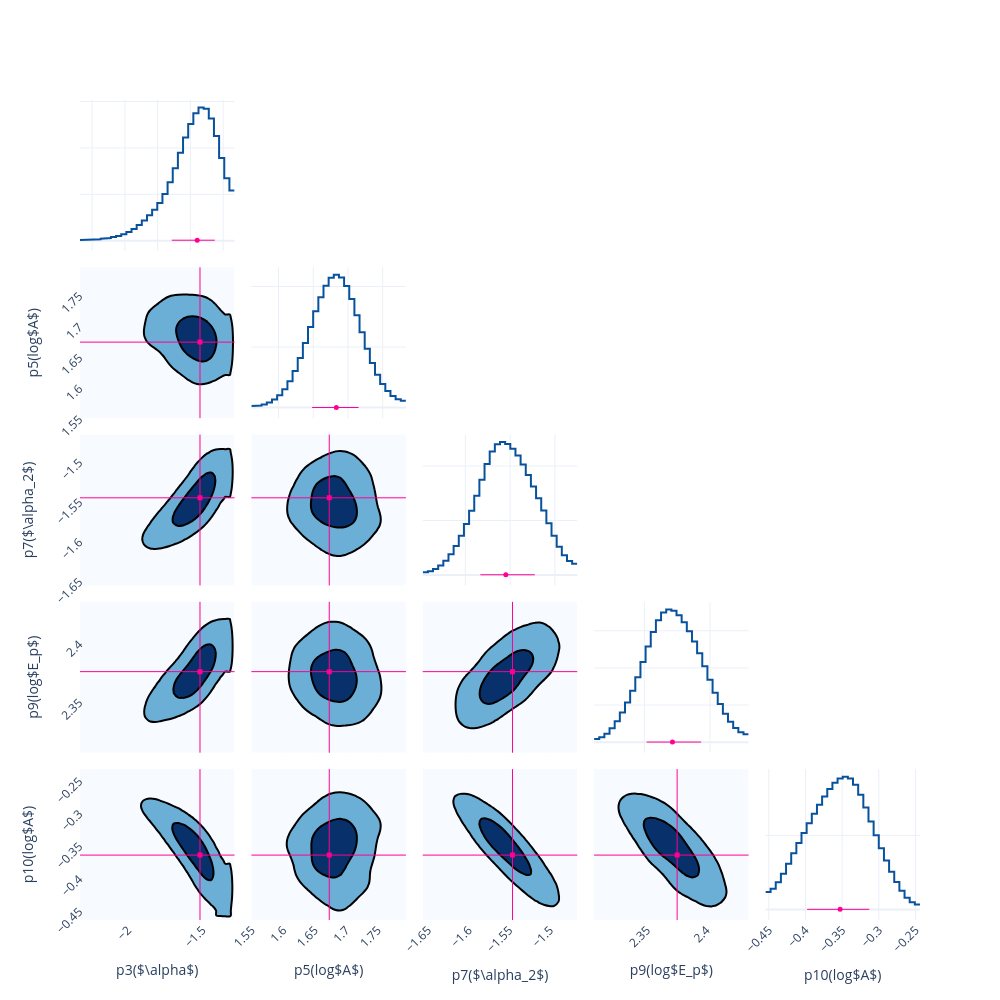

The notebook cell saved with this chart:
### Code cell
fig = Plot.post_corner(post, ploter='plotly')
fig.save(f'{savepath}/corner')

### Figure 1 — Plotly figure (JSON) as saved in the notebook; plotly's stock layout.template omitted (floating-point values rounded to 4 significant figures; data arrays with more than 128 entries replaced by an {"elided": "..."} marker saying what was removed)
{"data": [{"line": {"color": "#08519c", "width": 2}, "mode": "lines", "name": "p3($\\alpha$)", "showlegend": false, "type": "scatter", "x": [-2.274, -2.243, -2.243, -2.211, -2.211, -2.18, -2.18, -2.148, -2.148, -2.117, -2.117, -2.085, -2.085, -2.054, -2.054, -2.022, -2.022, -1.991, -1.991, -1.96, -1.96, -1.928, -1.928, -1.897, -1.897, -1.865, -1.865, -1.834, -1.834, -1.802, -1.802, -1.771, -1.771, -1.739, -1.739, -1.708, -1.708, -1.676, -1.676, -1.645, -1.645, -1.613, -1.613, -1.582, -1.582, -1.551, -1.551, -1.519, -1.519, -1.488, -1.488, -1.456, -1.456, -1.425, -1.425, -1.393, -1.393, -1.362, -1.362, -1.33], "xaxis": "x", "y": [0.01651, 0.01651, 0.01846, 0.01846, 0.02292, 0.02292, 0.03068, 0.03068, 0.04226, 0.04226, 0.05773, 0.05773, 0.07746, 0.07746, 0.1032, 0.1032, 0.1382, 0.1382, 0.1867, 0.1867, 0.2527, 0.2527, 0.3372, 0.3372, 0.4369, 0.4369, 0.5469, 0.5469, 0.6683, 0.6683, 0.8144, 0.8144, 1.006, 1.006, 1.257, 1.257, 1.562, 1.562, 1.896, 1.896, 2.224, 2.224, 2.518, 2.518, 2.746, 2.746, 2.87, 2.87, 2.845, 2.845, 2.637, 2.637, 2.257, 2.257, 1.784, 1.784, 1.346, 1.346, 1.084, 1.084], "yaxis": "y"}, {"line": {"color": "#08519c", "width": 2}, "mode": "lines", "name": "p5(log$A$)", "showlegend": false, "type": "scatter", "x": [1.561, 1.568, 1.568, 1.576, 1.576, 1.583, 1.583, 1.59, 1.59, 1.598, 1.598, 1.605, 1.605, 1.613, 1.613, 1.62, 1.62, 1.628, 1.628, 1.635, 1.635, 1.642, 1.642, 1.65, 1.65, 1.657, 1.657, 1.665, 1.665, 1.672, 1.672, 1.68, 1.68, 1.687, 1.687, 1.694, 1.694, 1.702, 1.702, 1.709, 1.709, 1.717, 1.717, 1.724, 1.724, 1.732, 1.732, 1.739, 1.739, 1.746, 1.746, 1.754, 1.754, 1.761, 1.761, 1.769, 1.769, 1.776, 1.776, 1.784], "xaxis": "x7", "y": [0.1377, 0.1377, 0.1735, 0.1735, 0.2594, 0.2594, 0.4168, 0.4168, 0.6654, 0.6654, 1.023, 1.023, 1.515, 1.515, 2.173, 2.173, 3.027, 3.027, 4.09, 4.09, 5.327, 5.327, 6.652, 6.652, 7.948, 7.948, 9.113, 9.113, 10.06, 10.06, 10.71, 10.71, 10.96, 10.96, 10.74, 10.74, 10.04, 10.04, 8.963, 8.963, 7.633, 7.633, 6.217, 6.217, 4.866, 4.866, 3.689, 3.689, 2.722, 2.722, 1.954, 1.954, 1.366, 1.366, 0.9486, 0.9486, 0.6897, 0.6897, 0.5684, 0.5684], "yaxis": "y7"}, {"colorscale": [[0, "rgb(247,251,255)"], [0.125, "rgb(222,235,247)"], [0.25, "rgb(198,219,239)"], [0.375, "rgb(158,202,225)"], [0.5, "rgb(107,174,214)"], [0.625, "rgb(66,146,198)"], [0.75, "rgb(33,113,181)"], [0.875, "rgb(8,81,156)"], [1, "rgb(8,48,107)"]], "contours": {"end": 0.004614, "size": 0.003611, "start": 0.001003}, "line": {"width": 2}, "name": "p3($\\alpha$)&p5(log$A$)", "ncontours": 2, "showlegend": false, "showscale": false, "type": "contour", "x": [-2.321, -2.29, -2.258, -2.227, -2.196, -2.164, -2.133, -2.101, -2.07, -2.038, -2.007, -1.975, -1.944, -1.912, -1.881, -1.849, -1.818, -1.786, -1.755, -1.724, -1.692, -1.661, -1.629, -1.598, -1.566, -1.535, -1.503, -1.472, -1.44, -1.409, -1.377, -1.346, -1.315, -1.283], "xaxis": "x6", "y": [1.55, 1.557, 1.565, 1.572, 1.579, 1.587, 1.594, 1.602, 1.609, 1.616, 1.624, 1.631, 1.639, 1.646, 1.654, 1.661, 1.668, 1.676, 1.683, 1.691, 1.698, 1.706, 1.713, 1.72, 1.728, 1.735, 1.743, 1.75, 1.758, 1.765, 1.772, 1.78, 1.787, 1.795], "yaxis": "y6", "z": {"elided": "34x34 float values"}}, {"line": {"color": "#08519c", "width": 2}, "mode": "lines", "name": "p7($\\alpha_2$)", "showlegend": false, "type": "scatter", "x": [-1.648, -1.642, -1.642, -1.636, -1.636, -1.63, -1.63, -1.625, -1.625, -1.619, -1.619, -1.613, -1.613, -1.607, -1.607, -1.602, -1.602, -1.596, -1.596, -1.59, -1.59, -1.584, -1.584, -1.579, -1.579, -1.573, -1.573, -1.567, -1.567, -1.561, -1.561, -1.556, -1.556, -1.55, -1.55, -1.544, -1.544, -1.538, -1.538, -1.533, -1.533, -1.527, -1.527, -1.521, -1.521, -1.515, -1.515, -1.51, -1.51, -1.504, -1.504, -1.498, -1.498, -1.492, -1.492, -1.486, -1.486, -1.481, -1.481, -1.475], "xaxis": "x13", "y": [0.2316, 0.2316, 0.3333, 0.3333, 0.5404, 0.5404, 0.8585, 0.8585, 1.3, 1.3, 1.888, 1.888, 2.651, 2.651, 3.59, 3.59, 4.679, 4.679, 5.905, 5.905, 7.274, 7.274, 8.753, 8.753, 10.19, 10.19, 11.33, 11.33, 12.01, 12.01, 12.2, 12.2, 12.02, 12.02, 11.59, 11.59, 10.97, 10.97, 10.15, 10.15, 9.179, 9.179, 8.125, 8.125, 7.038, 7.038, 5.909, 5.909, 4.74, 4.74, 3.596, 3.596, 2.584, 2.584, 1.796, 1.796, 1.273, 1.273, 1.015, 1.015], "yaxis": "y13"}, {"colorscale": [[0, "rgb(247,251,255)"], [0.125, "rgb(222,235,247)"], [0.25, "rgb(198,219,239)"], [0.375, "rgb(158,202,225)"], [0.5, "rgb(107,174,214)"], [0.625, "rgb(66,146,198)"], [0.75, "rgb(33,113,181)"], [0.875, "rgb(8,81,156)"], [1, "rgb(8,48,107)"]], "contours": {"end": 0.005653, "size": 0.004181, "start": 0.001472}, "line": {"width": 2}, "name": "p3($\\alpha$)&p7($\\alpha_2$)", "ncontours": 2, "showlegend": false, "showscale": false, "type": "contour", "x": [-2.321, -2.29, -2.258, -2.227, -2.196, -2.164, -2.133, -2.101, -2.07, -2.038, -2.007, -1.975, -1.944, -1.912, -1.881, -1.849, -1.818, -1.786, -1.755, -1.724, -1.692, -1.661, -1.629, -1.598, -1.566, -1.535, -1.503, -1.472, -1.44, -1.409, -1.377, -1.346, -1.315, -1.283], "xaxis": "x11", "y": [-1.656, -1.651, -1.645, -1.639, -1.633, -1.628, -1.622, -1.616, -1.61, -1.604, -1.599, -1.593, -1.587, -1.581, -1.576, -1.57, -1.564, -1.558, -1.553, -1.547, -1.541, -1.535, -1.53, -1.524, -1.518, -1.512, -1.507, -1.501, -1.495, -1.489, -1.484, -1.478, -1.472, -1.466], "yaxis": "y11", "z": {"elided": "34x34 float values"}}, {"colorscale": [[0, "rgb(247,251,255)"], [0.125, "rgb(222,235,247)"], [0.25, "rgb(198,219,239)"], [0.375, "rgb(158,202,225)"], [0.5, "rgb(107,174,214)"], [0.625, "rgb(66,146,198)"], [0.75, "rgb(33,113,181)"], [0.875, "rgb(8,81,156)"], [1, "rgb(8,48,107)"]], "contours": {"end": 0.003552, "size": 0.002697, "start": 0.0008548}, "line": {"width": 2}, "name": "p5(log$A$)&p7($\\alpha_2$)", "ncontours": 2, "showlegend": false, "showscale": false, "type": "contour", "x": [1.55, 1.557, 1.565, 1.572, 1.579, 1.587, 1.594, 1.602, 1.609, 1.616, 1.624, 1.631, 1.639, 1.646, 1.654, 1.661, 1.668, 1.676, 1.683, 1.691, 1.698, 1.706, 1.713, 1.72, 1.728, 1.735, 1.743, 1.75, 1.758, 1.765, 1.772, 1.78, 1.787, 1.795], "xaxis": "x12", "y": [-1.656, -1.651, -1.645, -1.639, -1.633, -1.628, -1.622, -1.616, -1.61, -1.604, -1.599, -1.593, -1.587, -1.581, -1.576, -1.57, -1.564, -1.558, -1.553, -1.547, -1.541, -1.535, -1.53, -1.524, -1.518, -1.512, -1.507, -1.501, -1.495, -1.489, -1.484, -1.478, -1.472, -1.466], "yaxis": "y12", "z": {"elided": "34x34 float values"}}, {"line": {"color": "#08519c", "width": 2}, "mode": "lines", "name": "p9(log$E_p$)", "showlegend": false, "type": "scatter", "x": [2.312, 2.316, 2.316, 2.32, 2.32, 2.323, 2.323, 2.327, 2.327, 2.331, 2.331, 2.335, 2.335, 2.339, 2.339, 2.343, 2.343, 2.347, 2.347, 2.351, 2.351, 2.355, 2.355, 2.359, 2.359, 2.363, 2.363, 2.367, 2.367, 2.371, 2.371, 2.375, 2.375, 2.378, 2.378, 2.382, 2.382, 2.386, 2.386, 2.39, 2.39, 2.394, 2.394, 2.398, 2.398, 2.402, 2.402, 2.406, 2.406, 2.41, 2.41, 2.414, 2.414, 2.418, 2.418, 2.422, 2.422, 2.426, 2.426, 2.429], "xaxis": "x19", "y": [0.4373, 0.4373, 0.6554, 0.6554, 1.122, 1.122, 1.854, 1.854, 2.824, 2.824, 3.986, 3.986, 5.337, 5.337, 6.919, 6.919, 8.756, 8.756, 10.79, 10.79, 12.88, 12.88, 14.84, 14.84, 16.43, 16.43, 17.47, 17.47, 17.88, 17.88, 17.71, 17.71, 17.09, 17.09, 16.14, 16.14, 14.94, 14.94, 13.55, 13.55, 11.97, 11.97, 10.21, 10.21, 8.396, 8.396, 6.668, 6.668, 5.13, 5.13, 3.814, 3.814, 2.729, 2.729, 1.896, 1.896, 1.34, 1.34, 1.064, 1.064], "yaxis": "y19"}, {"colorscale": [[0, "rgb(247,251,255)"], [0.125, "rgb(222,235,247)"], [0.25, "rgb(198,219,239)"], [0.375, "rgb(158,202,225)"], [0.5, "rgb(107,174,214)"], [0.625, "rgb(66,146,198)"], [0.75, "rgb(33,113,181)"], [0.875, "rgb(8,81,156)"], [1, "rgb(8,48,107)"]], "contours": {"end": 0.005362, "size": 0.004006, "start": 0.001356}, "line": {"width": 2}, "name": "p3($\\alpha$)&p9(log$E_p$)", "ncontours": 2, "showlegend": false, "showscale": false, "type": "contour", "x": [-2.321, -2.29, -2.258, -2.227, -2.196, -2.164, -2.133, -2.101, -2.07, -2.038, -2.007, -1.975, -1.944, -1.912, -1.881, -1.849, -1.818, -1.786, -1.755, -1.724, -1.692, -1.661, -1.629, -1.598, -1.566, -1.535, -1.503, -1.472, -1.44, -1.409, -1.377, -1.346, -1.315, -1.283], "xaxis": "x16", "y": [2.306, 2.31, 2.314, 2.318, 2.322, 2.325, 2.329, 2.333, 2.337, 2.341, 2.345, 2.349, 2.353, 2.357, 2.361, 2.365, 2.369, 2.373, 2.376, 2.38, 2.384, 2.388, 2.392, 2.396, 2.4, 2.404, 2.408, 2.412, 2.416, 2.42, 2.424, 2.427, 2.431, 2.435], "yaxis": "y16", "z": {"elided": "34x34 float values"}}, {"colorscale": [[0, "rgb(247,251,255)"], [0.125, "rgb(222,235,247)"], [0.25, "rgb(198,219,239)"], [0.375, "rgb(158,202,225)"], [0.5, "rgb(107,174,214)"], [0.625, "rgb(66,146,198)"], [0.75, "rgb(33,113,181)"], [0.875, "rgb(8,81,156)"], [1, "rgb(8,48,107)"]], "contours": {"end": 0.003501, "size": 0.002657, "start": 0.0008435}, "line": {"width": 2}, "name": "p5(log$A$)&p9(log$E_p$)", "ncontours": 2, "showlegend": false, "showscale": false, "type": "contour", "x": [1.55, 1.557, 1.565, 1.572, 1.579, 1.587, 1.594, 1.602, 1.609, 1.616, 1.624, 1.631, 1.639, 1.646, 1.654, 1.661, 1.668, 1.676, 1.683, 1.691, 1.698, 1.706, 1.713, 1.72, 1.728, 1.735, 1.743, 1.75, 1.758, 1.765, 1.772, 1.78, 1.787, 1.795], "xaxis": "x17", "y": [2.306, 2.31, 2.314, 2.318, 2.322, 2.325, 2.329, 2.333, 2.337, 2.341, 2.345, 2.349, 2.353, 2.357, 2.361, 2.365, 2.369, 2.373, 2.376, 2.38, 2.384, 2.388, 2.392, 2.396, 2.4, 2.404, 2.408, 2.412, 2.416, 2.42, 2.424, 2.427, 2.431, 2.435], "yaxis": "y17", "z": {"elided": "34x34 float values"}}, {"colorscale": [[0, "rgb(247,251,255)"], [0.125, "rgb(222,235,247)"], [0.25, "rgb(198,219,239)"], [0.375, "rgb(158,202,225)"], [0.5, "rgb(107,174,214)"], [0.625, "rgb(66,146,198)"], [0.75, "rgb(33,113,181)"], [0.875, "rgb(8,81,156)"], [1, "rgb(8,48,107)"]], "contours": {"end": 0.003959, "size": 0.003005, "start": 0.0009542}, "line": {"width": 2}, "name": "p7($\\alpha_2$)&p9(log$E_p$)", "ncontours": 2, "showlegend": false, "showscale": false, "type": "contour", "x": [-1.656, -1.651, -1.645, -1.639, -1.633, -1.628, -1.622, -1.616, -1.61, -1.604, -1.599, -1.593, -1.587, -1.581, -1.576, -1.57, -1.564, -1.558, -1.553, -1.547, -1.541, -1.535, -1.53, -1.524, -1.518, -1.512, -1.507, -1.501, -1.495, -1.489, -1.484, -1.478, -1.472, -1.466], "xaxis": "x18", "y": [2.306, 2.31, 2.314, 2.318, 2.322, 2.325, 2.329, 2.333, 2.337, 2.341, 2.345, 2.349, 2.353, 2.357, 2.361, 2.365, 2.369, 2.373, 2.376, 2.38, 2.384, 2.388, 2.392, 2.396, 2.4, 2.404, 2.408, 2.412, 2.416, 2.42, 2.424, 2.427, 2.431, 2.435], "yaxis": "y18", "z": {"elided": "34x34 float values"}}, {"line": {"color": "#08519c", "width": 2}, "mode": "lines", "name": "p10(log$A$)", "showlegend": false, "type": "scatter", "x": [-0.4546, -0.4475, -0.4475, -0.4405, -0.4405, -0.4335, -0.4335, -0.4265, -0.4265, -0.4195, -0.4195, -0.4124, -0.4124, -0.4054, -0.4054, -0.3984, -0.3984, -0.3914, -0.3914, -0.3843, -0.3843, -0.3773, -0.3773, -0.3703, -0.3703, -0.3633, -0.3633, -0.3562, -0.3562, -0.3492, -0.3492, -0.3422, -0.3422, -0.3352, -0.3352, -0.3282, -0.3282, -0.3211, -0.3211, -0.3141, -0.3141, -0.3071, -0.3071, -0.3001, -0.3001, -0.293, -0.293, -0.286, -0.286, -0.279, -0.279, -0.272, -0.272, -0.265, -0.265, -0.2579, -0.2579, -0.2509, -0.2509, -0.2439], "xaxis": "x25", "y": [1.173, 1.173, 1.407, 1.407, 1.84, 1.84, 2.419, 2.419, 3.089, 3.089, 3.794, 3.794, 4.489, 4.489, 5.162, 5.162, 5.822, 5.822, 6.466, 6.466, 7.075, 7.075, 7.633, 7.633, 8.13, 8.13, 8.548, 8.548, 8.847, 8.847, 8.967, 8.967, 8.84, 8.84, 8.423, 8.423, 7.74, 7.74, 6.877, 6.877, 5.939, 5.939, 5.007, 5.007, 4.128, 4.128, 3.311, 3.311, 2.55, 2.55, 1.855, 1.855, 1.256, 1.256, 0.7925, 0.7925, 0.4839, 0.4839, 0.3319, 0.3319], "yaxis": "y25"}, {"colorscale": [[0, "rgb(247,251,255)"], [0.125, "rgb(222,235,247)"], [0.25, "rgb(198,219,239)"], [0.375, "rgb(158,202,225)"], [0.5, "rgb(107,174,214)"], [0.625, "rgb(66,146,198)"], [0.75, "rgb(33,113,181)"], [0.875, "rgb(8,81,156)"], [1, "rgb(8,48,107)"]], "contours": {"end": 0.005924, "size": 0.004269, "start": 0.001655}, "line": {"width": 2}, "name": "p3($\\alpha$)&p10(log$A$)", "ncontours": 2, "showlegend": false, "showscale": false, "type": "contour", "x": [-2.321, -2.29, -2.258, -2.227, -2.196, -2.164, -2.133, -2.101, -2.07, -2.038, -2.007, -1.975, -1.944, -1.912, -1.881, -1.849, -1.818, -1.786, -1.755, -1.724, -1.692, -1.661, -1.629, -1.598, -1.566, -1.535, -1.503, -1.472, -1.44, -1.409, -1.377, -1.346, -1.315, -1.283], "xaxis": "x21", "y": [-0.4651, -0.4581, -0.4511, -0.444, -0.437, -0.43, -0.423, -0.4159, -0.4089, -0.4019, -0.3949, -0.3879, -0.3808, -0.3738, -0.3668, -0.3598, -0.3527, -0.3457, -0.3387, -0.3317, -0.3246, -0.3176, -0.3106, -0.3036, -0.2966, -0.2895, -0.2825, -0.2755, -0.2685, -0.2614, -0.2544, -0.2474, -0.2404, -0.2334], "yaxis": "y21", "z": {"elided": "34x34 float values"}}, {"colorscale": [[0, "rgb(247,251,255)"], [0.125, "rgb(222,235,247)"], [0.25, "rgb(198,219,239)"], [0.375, "rgb(158,202,225)"], [0.5, "rgb(107,174,214)"], [0.625, "rgb(66,146,198)"], [0.75, "rgb(33,113,181)"], [0.875, "rgb(8,81,156)"], [1, "rgb(8,48,107)"]], "contours": {"end": 0.003191, "size": 0.002372, "start": 0.0008189}, "line": {"width": 2}, "name": "p5(log$A$)&p10(log$A$)", "ncontours": 2, "showlegend": false, "showscale": false, "type": "contour", "x": [1.55, 1.557, 1.565, 1.572, 1.579, 1.587, 1.594, 1.602, 1.609, 1.616, 1.624, 1.631, 1.639, 1.646, 1.654, 1.661, 1.668, 1.676, 1.683, 1.691, 1.698, 1.706, 1.713, 1.72, 1.728, 1.735, 1.743, 1.75, 1.758, 1.765, 1.772, 1.78, 1.787, 1.795], "xaxis": "x22", "y": [-0.4651, -0.4581, -0.4511, -0.444, -0.437, -0.43, -0.423, -0.4159, -0.4089, -0.4019, -0.3949, -0.3879, -0.3808, -0.3738, -0.3668, -0.3598, -0.3527, -0.3457, -0.3387, -0.3317, -0.3246, -0.3176, -0.3106, -0.3036, -0.2966, -0.2895, -0.2825, -0.2755, -0.2685, -0.2614, -0.2544, -0.2474, -0.2404, -0.2334], "yaxis": "y22", "z": {"elided": "34x34 float values"}}, {"colorscale": [[0, "rgb(247,251,255)"], [0.125, "rgb(222,235,247)"], [0.25, "rgb(198,219,239)"], [0.375, "rgb(158,202,225)"], [0.5, "rgb(107,174,214)"], [0.625, "rgb(66,146,198)"], [0.75, "rgb(33,113,181)"], [0.875, "rgb(8,81,156)"], [1, "rgb(8,48,107)"]], "contours": {"end": 0.005447, "size": 0.004091, "start": 0.001356}, "line": {"width": 2}, "name": "p7($\\alpha_2$)&p10(log$A$)", "ncontours": 2, "showlegend": false, "showscale": false, "type": "contour", "x": [-1.656, -1.651, -1.645, -1.639, -1.633, -1.628, -1.622, -1.616, -1.61, -1.604, -1.599, -1.593, -1.587, -1.581, -1.576, -1.57, -1.564, -1.558, -1.553, -1.547, -1.541, -1.535, -1.53, -1.524, -1.518, -1.512, -1.507, -1.501, -1.495, -1.489, -1.484, -1.478, -1.472, -1.466], "xaxis": "x23", "y": [-0.4651, -0.4581, -0.4511, -0.444, -0.437, -0.43, -0.423, -0.4159, -0.4089, -0.4019, -0.3949, -0.3879, -0.3808, -0.3738, -0.3668, -0.3598, -0.3527, -0.3457, -0.3387, -0.3317, -0.3246, -0.3176, -0.3106, -0.3036, -0.2966, -0.2895, -0.2825, -0.2755, -0.2685, -0.2614, -0.2544, -0.2474, -0.2404, -0.2334], "yaxis": "y23", "z": {"elided": "34x34 float values"}}, {"colorscale": [[0, "rgb(247,251,255)"], [0.125, "rgb(222,235,247)"], [0.25, "rgb(198,219,239)"], [0.375, "rgb(158,202,225)"], [0.5, "rgb(107,174,214)"], [0.625, "rgb(66,146,198)"], [0.75, "rgb(33,113,181)"], [0.875, "rgb(8,81,156)"], [1, "rgb(8,48,107)"]], "contours": {"end": 0.004051, "size": 0.003019, "start": 0.001032}, "line": {"width": 2}, "name": "p9(log$E_p$)&p10(log$A$)", "ncontours": 2, "showlegend": false, "showscale": false, "type": "contour", "x": [2.306, 2.31, 2.314, 2.318, 2.322, 2.325, 2.329, 2.333, 2.337, 2.341, 2.345, 2.349, 2.353, 2.357, 2.361, 2.365, 2.369, 2.373, 2.376, 2.38, 2.384, 2.388, 2.392, 2.396, 2.4, 2.404, 2.408, 2.412, 2.416, 2.42, 2.424, 2.427, 2.431, 2.435], "xaxis": "x24", "y": [-0.4651, -0.4581, -0.4511, -0.444, -0.437, -0.43, -0.423, -0.4159, -0.4089, -0.4019, -0.3949, -0.3879, -0.3808, -0.3738, -0.3668, -0.3598, -0.3527, -0.3457, -0.3387, -0.3317, -0.3246, -0.3176, -0.3106, -0.3036, -0.2966, -0.2895, -0.2825, -0.2755, -0.2685, -0.2614, -0.2544, -0.2474, -0.2404, -0.2334], "yaxis": "y24", "z": {"elided": "34x34 float values"}}, {"error_x": {"array": [0.1073], "arrayminus": [0.1552], "color": "#FF0092", "symmetric": false, "thickness": 1, "type": "data", "width": 0}, "marker": {"color": "#FF0092", "size": 5, "symbol": "circle"}, "mode": "markers", "name": "p3($\\alpha$)", "showlegend": false, "type": "scatter", "x": [-1.558], "xaxis": "x", "y": [0.01], "yaxis": "y"}, {"error_x": {"array": [0.03209], "arrayminus": [0.03487], "color": "#FF0092", "symmetric": false, "thickness": 1, "type": "data", "width": 0}, "marker": {"color": "#FF0092", "size": 5, "symbol": "circle"}, "mode": "markers", "name": "p5(log$A$)", "showlegend": false, "type": "scatter", "x": [1.683], "xaxis": "x7", "y": [0.01], "yaxis": "y7"}, {"error_x": {"array": [0.03231], "arrayminus": [0.02835], "color": "#FF0092", "symmetric": false, "thickness": 1, "type": "data", "width": 0}, "marker": {"color": "#FF0092", "size": 5, "symbol": "circle"}, "mode": "markers", "name": "p7($\\alpha_2$)", "showlegend": false, "type": "scatter", "x": [-1.555], "xaxis": "x13", "y": [0.01], "yaxis": "y13"}, {"error_x": {"array": [0.02186], "arrayminus": [0.01965], "color": "#FF0092", "symmetric": false, "thickness": 1, "type": "data", "width": 0}, "marker": {"color": "#FF0092", "size": 5, "symbol": "circle"}, "mode": "markers", "name": "p9(log$E_p$)", "showlegend": false, "type": "scatter", "x": [2.371], "xaxis": "x19", "y": [0.01], "yaxis": "y19"}, {"error_x": {"array": [0.03971], "arrayminus": [0.04498], "color": "#FF0092", "symmetric": false, "thickness": 1, "type": "data", "width": 0}, "marker": {"color": "#FF0092", "size": 5, "symbol": "circle"}, "mode": "markers", "name": "p10(log$A$)", "showlegend": false, "type": "scatter", "x": [-0.3528], "xaxis": "x25", "y": [0.01], "yaxis": "y25"}, {"marker": {"color": "#FF0092", "size": 5, "symbol": "square"}, "mode": "markers", "name": "p3($\\alpha$)&p5(log$A$)", "showlegend": false, "type": "scatter", "x": [-1.515], "xaxis": "x6", "y": [1.673], "yaxis": "y6"}, {"marker": {"color": "#FF0092", "size": 5, "symbol": "square"}, "mode": "markers", "name": "p3($\\alpha$)&p7($\\alpha_2$)", "showlegend": false, "type": "scatter", "x": [-1.515], "xaxis": "x11", "y": [-1.546], "yaxis": "y11"}, {"marker": {"color": "#FF0092", "size": 5, "symbol": "square"}, "mode": "markers", "name": "p5(log$A$)&p7($\\alpha_2$)", "showlegend": false, "type": "scatter", "x": [1.673], "xaxis": "x12", "y": [-1.546], "yaxis": "y12"}, {"marker": {"color": "#FF0092", "size": 5, "symbol": "square"}, "mode": "markers", "name": "p3($\\alpha$)&p9(log$E_p$)", "showlegend": false, "type": "scatter", "x": [-1.515], "xaxis": "x16", "y": [2.375], "yaxis": "y16"}, {"marker": {"color": "#FF0092", "size": 5, "symbol": "square"}, "mode": "markers", "name": "p5(log$A$)&p9(log$E_p$)", "showlegend": false, "type": "scatter", "x": [1.673], "xaxis": "x17", "y": [2.375], "yaxis": "y17"}, {"marker": {"color": "#FF0092", "size": 5, "symbol": "square"}, "mode": "markers", "name": "p7($\\alpha_2$)&p9(log$E_p$)", "showlegend": false, "type": "scatter", "x": [-1.546], "xaxis": "x18", "y": [2.375], "yaxis": "y18"}, {"marker": {"color": "#FF0092", "size": 5, "symbol": "square"}, "mode": "markers", "name": "p3($\\alpha$)&p10(log$A$)", "showlegend": false, "type": "scatter", "x": [-1.515], "xaxis": "x21", "y": [-0.3654], "yaxis": "y21"}, {"marker": {"color": "#FF0092", "size": 5, "symbol": "square"}, "mode": "markers", "name": "p5(log$A$)&p10(log$A$)", "showlegend": false, "type": "scatter", "x": [1.673], "xaxis": "x22", "y": [-0.3654], "yaxis": "y22"}, {"marker": {"color": "#FF0092", "size": 5, "symbol": "square"}, "mode": "markers", "name": "p7($\\alpha_2$)&p10(log$A$)", "showlegend": false, "type": "scatter", "x": [-1.546], "xaxis": "x23", "y": [-0.3654], "yaxis": "y23"}, {"marker": {"color": "#FF0092", "size": 5, "symbol": "square"}, "mode": "markers", "name": "p9(log$E_p$)&p10(log$A$)", "showlegend": false, "type": "scatter", "x": [2.375], "xaxis": "x24", "y": [-0.3654], "yaxis": "y24"}], "layout": {"height": 1000, "shapes": [{"line": {"color": "#FF0092", "width": 1}, "type": "line", "x0": -1.515, "x1": -1.515, "xref": "x6", "y0": 0, "y1": 1, "yref": "y6 domain"}, {"line": {"color": "#FF0092", "width": 1}, "type": "line", "x0": 0, "x1": 1, "xref": "x6 domain", "y0": 1.673, "y1": 1.673, "yref": "y6"}, {"line": {"color": "#FF0092", "width": 1}, "type": "line", "x0": -1.515, "x1": -1.515, "xref": "x11", "y0": 0, "y1": 1, "yref": "y11 domain"}, {"line": {"color": "#FF0092", "width": 1}, "type": "line", "x0": 0, "x1": 1, "xref": "x11 domain", "y0": -1.546, "y1": -1.546, "yref": "y11"}, {"line": {"color": "#FF0092", "width": 1}, "type": "line", "x0": 1.673, "x1": 1.673, "xref": "x12", "y0": 0, "y1": 1, "yref": "y12 domain"}, {"line": {"color": "#FF0092", "width": 1}, "type": "line", "x0": 0, "x1": 1, "xref": "x12 domain", "y0": -1.546, "y1": -1.546, "yref": "y12"}, {"line": {"color": "#FF0092", "width": 1}, "type": "line", "x0": -1.515, "x1": -1.515, "xref": "x16", "y0": 0, "y1": 1, "yref": "y16 domain"}, {"line": {"color": "#FF0092", "width": 1}, "type": "line", "x0": 0, "x1": 1, "xref": "x16 domain", "y0": 2.375, "y1": 2.375, "yref": "y16"}, {"line": {"color": "#FF0092", "width": 1}, "type": "line", "x0": 1.673, "x1": 1.673, "xref": "x17", "y0": 0, "y1": 1, "yref": "y17 domain"}, {"line": {"color": "#FF0092", "width": 1}, "type": "line", "x0": 0, "x1": 1, "xref": "x17 domain", "y0": 2.375, "y1": 2.375, "yref": "y17"}, {"line": {"color": "#FF0092", "width": 1}, "type": "line", "x0": -1.546, "x1": -1.546, "xref": "x18", "y0": 0, "y1": 1, "yref": "y18 domain"}, {"line": {"color": "#FF0092", "width": 1}, "type": "line", "x0": 0, "x1": 1, "xref": "x18 domain", "y0": 2.375, "y1": 2.375, "yref": "y18"}, {"line": {"color": "#FF0092", "width": 1}, "type": "line", "x0": -1.515, "x1": -1.515, "xref": "x21", "y0": 0, "y1": 1, "yref": "y21 domain"}, {"line": {"color": "#FF0092", "width": 1}, "type": "line", "x0": 0, "x1": 1, "xref": "x21 domain", "y0": -0.3654, "y1": -0.3654, "yref": "y21"}, {"line": {"color": "#FF0092", "width": 1}, "type": "line", "x0": 1.673, "x1": 1.673, "xref": "x22", "y0": 0, "y1": 1, "yref": "y22 domain"}, {"line": {"color": "#FF0092", "width": 1}, "type": "line", "x0": 0, "x1": 1, "xref": "x22 domain", "y0": -0.3654, "y1": -0.3654, "yref": "y22"}, {"line": {"color": "#FF0092", "width": 1}, "type": "line", "x0": -1.546, "x1": -1.546, "xref": "x23", "y0": 0, "y1": 1, "yref": "y23 domain"}, {"line": {"color": "#FF0092", "width": 1}, "type": "line", "x0": 0, "x1": 1, "xref": "x23 domain", "y0": -0.3654, "y1": -0.3654, "yref": "y23"}, {"line": {"color": "#FF0092", "width": 1}, "type": "line", "x0": 2.375, "x1": 2.375, "xref": "x24", "y0": 0, "y1": 1, "yref": "y24 domain"}, {"line": {"color": "#FF0092", "width": 1}, "type": "line", "x0": 0, "x1": 1, "xref": "x24 domain", "y0": -0.3654, "y1": -0.3654, "yref": "y24"}], "width": 1000, "xaxis": {"anchor": "y", "domain": [0, 0.184], "showticklabels": false, "tickangle": -45}, "xaxis10": {"anchor": "y10", "domain": [0.816, 1], "showticklabels": false, "tickangle": -45}, "xaxis11": {"anchor": "y11", "domain": [0, 0.184], "showticklabels": false, "tickangle": -45}, "xaxis12": {"anchor": "y12", "domain": [0.204, 0.388], "showticklabels": false, "tickangle": -45}, "xaxis13": {"anchor": "y13", "domain": [0.408, 0.592], "showticklabels": false, "tickangle": -45}, "xaxis14": {"anchor": "y14", "domain": [0.612, 0.796], "showticklabels": false, "tickangle": -45}, "xaxis15": {"anchor": "y15", "domain": [0.816, 1], "showticklabels": false, "tickangle": -45}, "xaxis16": {"anchor": "y16", "domain": [0, 0.184], "showticklabels": false, "tickangle": -45}, "xaxis17": {"anchor": "y17", "domain": [0.204, 0.388], "showticklabels": false, "tickangle": -45}, "xaxis18": {"anchor": "y18", "domain": [0.408, 0.592], "showticklabels": false, "tickangle": -45}, "xaxis19": {"anchor": "y19", "domain": [0.612, 0.796], "showticklabels": false, "tickangle": -45}, "xaxis2": {"anchor": "y2", "domain": [0.204, 0.388], "showticklabels": false, "tickangle": -45}, "xaxis20": {"anchor": "y20", "domain": [0.816, 1], "showticklabels": false, "tickangle": -45}, "xaxis21": {"anchor": "y21", "domain": [0, 0.184], "showticklabels": true, "tickangle": -45, "title": {"text": "p3($\\alpha$)"}}, "xaxis22": {"anchor": "y22", "domain": [0.204, 0.388], "showticklabels": true, "tickangle": -45, "title": {"text": "p5(log$A$)"}}, "xaxis23": {"anchor": "y23", "domain": [0.408, 0.592], "showticklabels": true, "tickangle": -45, "title": {"text": "p7($\\alpha_2$)"}}, "xaxis24": {"anchor": "y24", "domain": [0.612, 0.796], "showticklabels": true, "tickangle": -45, "title": {"text": "p9(log$E_p$)"}}, "xaxis25": {"anchor": "y25", "domain": [0.816, 1], "showticklabels": true, "tickangle": -45, "title": {"text": "p10(log$A$)"}}, "xaxis3": {"anchor": "y3", "domain": [0.408, 0.592], "showticklabels": false, "tickangle": -45}, "xaxis4": {"anchor": "y4", "domain": [0.612, 0.796], "showticklabels": false, "tickangle": -45}, "xaxis5": {"anchor": "y5", "domain": [0.816, 1], "showticklabels": false, "tickangle": -45}, "xaxis6": {"anchor": "y6", "domain": [0, 0.184], "showticklabels": false, "tickangle": -45}, "xaxis7": {"anchor": "y7", "domain": [0.204, 0.388], "showticklabels": false, "tickangle": -45}, "xaxis8": {"anchor": "y8", "domain": [0.408, 0.592], "showticklabels": false, "tickangle": -45}, "xaxis9": {"anchor": "y9", "domain": [0.612, 0.796], "showticklabels": false, "tickangle": -45}, "yaxis": {"anchor": "x", "domain": [0.816, 1], "showticklabels": false, "tickangle": -45}, "yaxis10": {"anchor": "x10", "domain": [0.612, 0.796], "showticklabels": false, "tickangle": -45}, "yaxis11": {"anchor": "x11", "domain": [0.408, 0.592], "showticklabels": true, "tickangle": -45, "title": {"text": "p7($\\alpha_2$)"}}, "yaxis12": {"anchor": "x12", "domain": [0.408, 0.592], "showticklabels": false, "tickangle": -45}, "yaxis13": {"anchor": "x13", "domain": [0.408, 0.592], "showticklabels": false, "tickangle": -45}, "yaxis14": {"anchor": "x14", "domain": [0.408, 0.592], "showticklabels": false, "tickangle": -45}, "yaxis15": {"anchor": "x15", "domain": [0.408, 0.592], "showticklabels": false, "tickangle": -45}, "yaxis16": {"anchor": "x16", "domain": [0.204, 0.388], "showticklabels": true, "tickangle": -45, "title": {"text": "p9(log$E_p$)"}}, "yaxis17": {"anchor": "x17", "domain": [0.204, 0.388], "showticklabels": false, "tickangle": -45}, "yaxis18": {"anchor": "x18", "domain": [0.204, 0.388], "showticklabels": false, "tickangle": -45}, "yaxis19": {"anchor": "x19", "domain": [0.204, 0.388], "showticklabels": false, "tickangle": -45}, "yaxis2": {"anchor": "x2", "domain": [0.816, 1], "showticklabels": false, "tickangle": -45}, "yaxis20": {"anchor": "x20", "domain": [0.204, 0.388], "showticklabels": false, "tickangle": -45}, "yaxis21": {"anchor": "x21", "domain": [0, 0.184], "showticklabels": true, "tickangle": -45, "title": {"text": "p10(log$A$)"}}, "yaxis22": {"anchor": "x22", "domain": [0, 0.184], "showticklabels": false, "tickangle": -45}, "yaxis23": {"anchor": "x23", "domain": [0, 0.184], "showticklabels": false, "tickangle": -45}, "yaxis24": {"anchor": "x24", "domain": [0, 0.184], "showticklabels": false, "tickangle": -45}, "yaxis25": {"anchor": "x25", "domain": [0, 0.184], "showticklabels": false, "tickangle": -45}, "yaxis3": {"anchor": "x3", "domain": [0.816, 1], "showticklabels": false, "tickangle": -45}, "yaxis4": {"anchor": "x4", "domain": [0.816, 1], "showticklabels": false, "tickangle": -45}, "yaxis5": {"anchor": "x5", "domain": [0.816, 1], "showticklabels": false, "tickangle": -45}, "yaxis6": {"anchor": "x6", "domain": [0.612, 0.796], "showticklabels": true, "tickangle": -45, "title": {"text": "p5(log$A$)"}}, "yaxis7": {"anchor": "x7", "domain": [0.612, 0.796], "showticklabels": false, "tickangle": -45}, "yaxis8": {"anchor": "x8", "domain": [0.612, 0.796], "showticklabels": false, "tickangle": -45}, "yaxis9": {"anchor": "x9", "domain": [0.612, 0.796], "showticklabels": false, "tickangle": -45}}}
